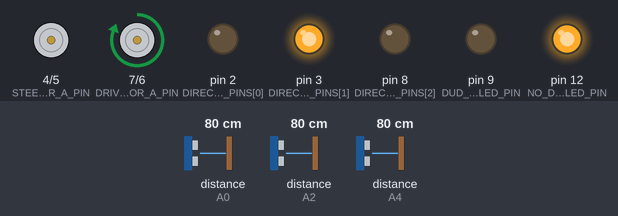
The sketch below on a simulated Arduino Uno, built with avr-gcc and run on an emulated ATmega328P. Shown: motor-driver pin pairs drawn as motors (green arrow = first pin HIGH = forward, orange = second pin HIGH = backward, longer = more drive, scaled by the enable pin), output pins drawn as LEDs (lit = HIGH). Wiring (inferred from the names in the program): 3 × ultrasonic range finder: trigger A1, echo A0 / trigger A3, echo A2 / trigger A5, echo A4. The test bench sets the inputs (shaded band); at power-on: distance to the obstacle (sensors on A0, A2, A4) 80 cm. The echo pulse lasts 58.3 µs per cm; pins used as bus, display or sensor lines are not drawn; what the sketch prints to the serial monitor is not drawn.

Above: at 1.2 s.
1.3 s: distance to the obstacle (sensor on A0) set to 2 cm
At 1.7 s:
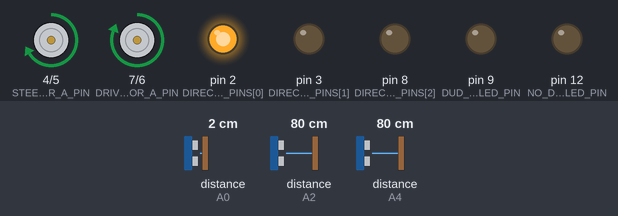
2.8 s: distance to the obstacle (sensor on A2) set to 86 cm
At 4.0 s:
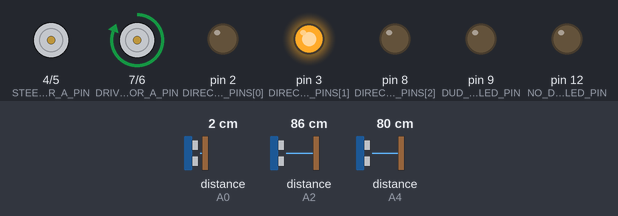
4.3 s: distance to the obstacle (sensor on A0) set to 83 cm
7.3 s: distance to the obstacle (sensor on A0) set to 91 cm
At 8.5 s:
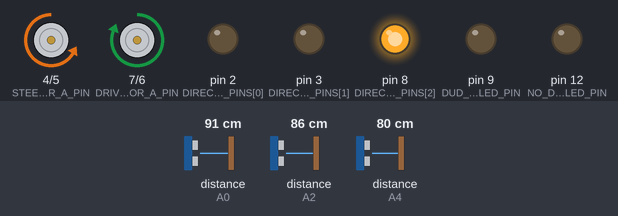
11.8 s: distance to the obstacle (sensor on A0) set to 4 cm
At 13.3 s:
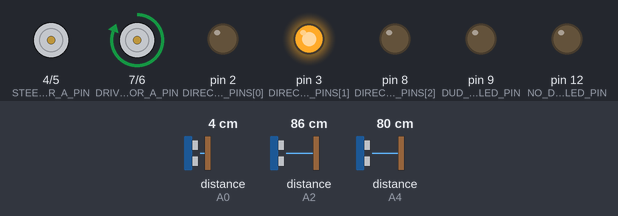
Timing chart, 0 to 14.8 s (numbered marks = the images above; inputs shaded):
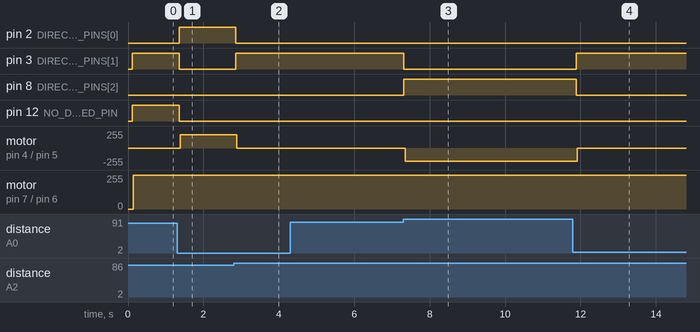

Measured:
- the behaviour switches between 80 and 81 cm on distance to the obstacle (sensor on A2) (found by bisection; images 1 and 2)
- the behaviour switches between 85 and 86 cm on distance to the obstacle (sensor on A0) (found by bisection; images 2 and 3)
- after the input at 1.3 s, pin 2 (DIRECTION_LED_PINS[0]): LOW → HIGH after 0.06 s; pin 3 (DIRECTION_LED_PINS[1]), pin 12 (NO_DIRECTION_LED_PIN): HIGH → LOW after 0.06 s; motor on pin 4 (STEERING_MOTOR_A_PIN) / pin 5 (STEERING_MOTOR_B_PIN): stopped → forward 200/255 after 0.09 s
- after the input at 2.8 s, pin 2 (DIRECTION_LED_PINS[0]): HIGH → LOW after 0.06 s; pin 3 (DIRECTION_LED_PINS[1]): LOW → HIGH after 0.06 s; motor on pin 4 (STEERING_MOTOR_A_PIN) / pin 5 (STEERING_MOTOR_B_PIN): forward 200/255 → stopped after 0.09 s
- after the input at 4.3 s, every drawn part: stays the same
- after the input at 7.3 s, pin 3 (DIRECTION_LED_PINS[1]): HIGH → LOW at once; pin 8 (DIRECTION_LED_PINS[2]): LOW → HIGH at once; motor on pin 4 (STEERING_MOTOR_A_PIN) / pin 5 (STEERING_MOTOR_B_PIN): stopped → backward 200/255 after 0.05 s
- after the input at 11.8 s, pin 3 (DIRECTION_LED_PINS[1]): LOW → HIGH after 0.09 s; pin 8 (DIRECTION_LED_PINS[2]): HIGH → LOW after 0.09 s; motor on pin 4 (STEERING_MOTOR_A_PIN) / pin 5 (STEERING_MOTOR_B_PIN): backward 200/255 → stopped after 0.12 s

The sketch:

Version1.ino
```cpp
/*
 * Integrating the front ultrasonic array with the motor controller.
 */

////Libraries
#include "MotorSystem.h"
#include "Ultrasonic.h"
#include "Functions.h"
#include "CustomDataTypes.h"


////pin definitions
///motor system
#define EN_STEERING_SPEED_PIN 10
#define STEERING_MOTOR_A_PIN 4
#define STEERING_MOTOR_B_PIN 5

#define DRIVING_MOTOR_A_PIN 7
#define DRIVING_MOTOR_B_PIN 6
#define EN_DRIVING_SPEED_PIN 11


///Front ultrasonic array
#define NUM_F_U_SENSORS 3
const uint8_t F_ECHO_PINS[NUM_F_U_SENSORS] = {A4,A2,A0};
const uint8_t F_TRIG_PINS[NUM_F_U_SENSORS] = {A5,A3,A1};
const char F_ID_CHARS[NUM_F_U_SENSORS] = {'L','F','R'};
const uint8_t DIRECTION_LED_PINS[NUM_F_U_SENSORS] = {2,3,8};
const uint8_t DUD_MEASUREMENT_LED_PIN = 9;


////variables and other constants
///general
#define PRINT_RESULTS true


///motor system
#define PWM_SPEED_ENABLED true
#define LR_DIST_TOLERANCE_MM 100
char curr_direction = 'F';
const uint8_t NO_DIRECTION_LED_PIN = 12;


///Front ultrasonic array
#define PULSEIN_TIMEOUT_US 100000//the maximum time the pulseIn(...) function can take to wait for a signal. I think...

//loop update timing stuff
#define TIME_BETWEEN_U_SENSORS_MS 100 //ideally, 60ms between triggering an ultrasonic prevents wave interference
unsigned long U_current_time_ms;
unsigned long U_previous_time_ms;

//Distance Stuff
uint16_t distances_mm[NUM_F_U_SENSORS];
#define MIN_DISTANCE 100


////objects
MotorSystem RC_Car(PRINT_RESULTS);

Ultrasonic F_U_Sensors[NUM_F_U_SENSORS];


void setup() {
  ///motor system
  RC_Car.attach(STEERING_MOTOR_A_PIN, STEERING_MOTOR_B_PIN,  DRIVING_MOTOR_A_PIN, DRIVING_MOTOR_B_PIN);

  if (PWM_SPEED_ENABLED) {
    RC_Car.enablePWM(EN_STEERING_SPEED_PIN, EN_DRIVING_SPEED_PIN);

  } else {
    pinMode(EN_STEERING_SPEED_PIN, OUTPUT);
    pinMode(EN_DRIVING_SPEED_PIN, OUTPUT);
    digitalWrite(EN_STEERING_SPEED_PIN, HIGH); //default to max
    digitalWrite(EN_DRIVING_SPEED_PIN, HIGH); //default to max
  }

  //LED indicators
  for (int i=0; i<NUM_F_U_SENSORS; i++) {
    pinMode(DIRECTION_LED_PINS[i], OUTPUT);
    digitalWrite(DIRECTION_LED_PINS[i], LOW);
  }
  pinMode(DUD_MEASUREMENT_LED_PIN, OUTPUT);
  digitalWrite(DUD_MEASUREMENT_LED_PIN, LOW);

  pinMode(NO_DIRECTION_LED_PIN, OUTPUT);
  digitalWrite(NO_DIRECTION_LED_PIN, LOW);


  ///Front ultrasonic array
  for (int i=0; i<NUM_F_U_SENSORS; i++) {
    F_U_Sensors[i].init(F_ECHO_PINS[i], F_TRIG_PINS[i], F_ID_CHARS[i]);
  }
  U_previous_time_ms = millis();


  ///Miscenialous stuff
  Serial.begin(9600);

}

void determineDirection() {
  bool is_left_right_in_tolerance = withinTolerance(distances_mm[0], distances_mm[2], LR_DIST_TOLERANCE_MM);
  Serial.print("is_left_right_in_tolerance: " + String(is_left_right_in_tolerance));

  if ((distances_mm[1] > distances_mm[0]) && (distances_mm[1] > distances_mm[2])){ //go forward
    curr_direction = 'F';
    digitalWrite(NO_DIRECTION_LED_PIN, LOW);

  } else if (distances_mm[0] > distances_mm[2]) { //more space on the left...
    if (!is_left_right_in_tolerance) { //only change direction if the distances are pretty close to each other
      curr_direction = 'L';
    } else {
      curr_direction = 'F';
    }
    digitalWrite(NO_DIRECTION_LED_PIN, LOW);

  } else if (distances_mm[2] > distances_mm[0]) { //more space on the right...
    if (!is_left_right_in_tolerance) {//only change direction if the distances are pretty close to each other
      curr_direction = 'R';
    } else {
      curr_direction = 'F';
    }
    digitalWrite(NO_DIRECTION_LED_PIN, LOW);

  } else {
    //dunno, flash a light????
    digitalWrite(NO_DIRECTION_LED_PIN, HIGH);
  }
}


void loop() {
  U_current_time_ms = millis();

  if ((U_current_time_ms - U_previous_time_ms) >= TIME_BETWEEN_U_SENSORS_MS) {
    ////INPUTS
    //get distances
    for (int i=0; i<NUM_F_U_SENSORS; i++) {
      distances_mm[i] = F_U_Sensors[i].getDistanceMM(PULSEIN_TIMEOUT_US);
    }


    ////CALCULATIONS
    determineDirection();


    //old quick method: curr_direction = F_ID_CHARS[maxIndex(distances_mm, NUM_F_U_SENSORS)]; //update based on max distance


    ////OUTPUTS
    //turn on the relevant direction LED
    int8_t pin_index = index(curr_direction, F_ID_CHARS, NUM_F_U_SENSORS);
    for (int i=0; i<NUM_F_U_SENSORS; i++) {
      bool state = (i == pin_index);
      digitalWrite(DIRECTION_LED_PINS[i], state); //turns the others LOW
    }


    if (getMin(distances_mm, NUM_F_U_SENSORS) == 0) {
      Serial.print(" dud measurement ");
      digitalWrite(DUD_MEASUREMENT_LED_PIN, HIGH);

      /*
      uint8_t min_index = minIndex(distances_mm, NUM_F_U_SENSORS);

      for (int i=0; i<NUM_F_U_SENSORS; i++) {
        if (i != min_index) {
          digitalWrite(DIRECTION_LED_PINS[i], HIGH); //turn all the indicator LEDs on EXCEPT the one which had the dud measurement
        }
      }
      */

    } else {
      digitalWrite(DUD_MEASUREMENT_LED_PIN, LOW);
    }


    RC_Car.turn(curr_direction, 255);
    RC_Car.drive('F', 200);

    //print results
    Serial.print(strArray(distances_mm, NUM_F_U_SENSORS, false) + " | curr_direction: " + String(curr_direction));

    Serial.print("\n");

    U_previous_time_ms = U_current_time_ms; //boomark
  }

}
```

CustomDataTypes.cpp
```cpp
/*
 *
 */


#include "CustomDataTypes.h"


String strTriple(uint16_triple triple) {
  return (String)("(" + String(triple.x) + "," + String(triple.y) + "," + String(triple.z) + ")");
}
```

CustomDataTypes.h
```cpp
/*
 * Custom datatypes
 */

#ifndef CustomDataTypes_h
#define CustomDataTypes_h

#include "Arduino.h"


/* Structs */

struct uint16_tuple {
   uint16_t x;
   uint16_t y;
};

struct uint16_triple {
   uint16_t x;
   uint16_t y;
   uint16_t z;
};

struct uint16_triple_tuple {
   uint16_tuple tupx;
   uint16_tuple tupy;
   uint16_tuple tupz;
};


/* Function declarations */
String strTriple(uint16_triple triple);


#endif
```

Functions.cpp
```cpp
/*
 * CPP file for functions
 */


#include "Functions.h"


bool withinTolerance(uint16_t a, uint16_t b, uint16_t tolerance) {
  return (abs(a - b) <= tolerance); //https://www.mathsisfun.com/numbers/absolute-value.html=
}


uint16_t getMax(uint16_t *arr, uint8_t arr_len) {
  uint16_t curr_max = arr[0];
  for (uint8_t i=0; i<arr_len; i++) {
    if (arr[i] > curr_max) {
      curr_max = arr[i];
    }
  }
  return curr_max;
}

uint16_t getMin(uint16_t *arr, uint8_t arr_len) {
  uint16_t curr_min = arr[0];
  for (uint8_t i=0; i<arr_len; i++) {
    if (arr[i] < curr_min) {
      curr_min = arr[i];
    }
  }
  return curr_min;
}


int8_t index(char val, char *arr, uint8_t arr_len) { //find index of a char in an array
  for (uint8_t i=0; i<arr_len; i++) {
    if (val == arr[i]) {
      return i;
    }
  }
  return -1; //couldn't find it :(
}

uint8_t maxIndex(uint16_t *arr, uint8_t arr_len) { //finds the index of the largest item in the array
  uint8_t index = 0;
  uint16_t curr_max = arr[index];

  for (uint8_t i=0; i<arr_len; i++) {
    if (arr[i] > curr_max) {
      curr_max = arr[i];
      index = i;
    }
  }
  return index;
}

uint8_t minIndex(uint16_t *arr, uint8_t arr_len) { //finds the index of the smallest item in the array
  uint8_t index = 0;
  uint16_t curr_min = arr[index];

  for (uint8_t i=0; i<arr_len; i++) {
    if (arr[i] < curr_min) {
      curr_min = arr[i];
      index = i;
    }
  }
  return index;
}


String strArray(uint16_t *arr, uint8_t arr_len, bool new_line=true) {
  String str = "[";
  for (uint8_t i=0; i<arr_len; i++) {
    str += String(arr[i]) + ((i<arr_len-1) ? ",":"");
  }
  str += "]";
  str += (new_line) ? "]\n" : "]";
  return str;
}
```

Functions.h
```cpp
/*
 * Simple header file for functions
 */

#ifndef Functions_h
#define Functions_h

#include "Arduino.h"

//function declarations
bool withinTolerance(uint16_t a, uint16_t b, uint16_t tolerance);

uint16_t getMax(uint16_t *arr, uint8_t arr_len);
uint16_t getMin(uint16_t *arr, uint8_t arr_len);

int8_t index(char val, char *arr, uint8_t arr_len);
uint8_t maxIndex(uint16_t *arr, uint8_t arr_len);
uint8_t minIndex(uint16_t *arr, uint8_t arr_len);

String strArray(uint16_t *arr, uint8_t arr_len, bool new_line);

#endif
```

MotorSystem.cpp
```cpp
/*
 *
 */


#include "MotorSystem.h"


MotorSystem::MotorSystem(bool print_results) {
  _PRINT_RESULTS = print_results;
  _PWM_SPEED_ENABLED = false; //default
}


void MotorSystem::attach(uint8_t steering_motor_a, uint8_t steering_motor_b, uint8_t driving_motor_a, uint8_t driving_motor_b) {
  _STEERING_MOTOR_A_PIN = steering_motor_a;
  _STEERING_MOTOR_B_PIN = steering_motor_b;
  _DRIVING_MOTOR_A_PIN = driving_motor_a;
  _DRIVING_MOTOR_B_PIN = driving_motor_b;

  pinMode(_STEERING_MOTOR_A_PIN, OUTPUT);
  pinMode(_STEERING_MOTOR_B_PIN, OUTPUT);
  pinMode(_DRIVING_MOTOR_A_PIN, OUTPUT);
  pinMode(_DRIVING_MOTOR_B_PIN, OUTPUT);
}


void MotorSystem::enablePWM(uint8_t steering_pwm_pin, uint8_t driving_pwm_pin) {
  _PWM_SPEED_ENABLED = true;
  _STEERING_PWM_PIN = steering_pwm_pin;
  _DRIVING_PWM_PIN = driving_pwm_pin;

  pinMode(_STEERING_PWM_PIN, OUTPUT);
  pinMode(_DRIVING_PWM_PIN, OUTPUT);
}

void MotorSystem::_writeSpeed(uint8_t pwm_pin, uint8_t speed_val) {

  if (_PWM_SPEED_ENABLED) {
    if (_PRINT_RESULTS) Serial.print("analog writing!!!");
    analogWrite(pwm_pin, speed_val);
  } else {
    analogWrite(pwm_pin, 255); //default to HIGH
  }
}


//this method handles everything for driving
void MotorSystem::drive(char driving_direction_char, uint8_t speed_val) {
  _writeSpeed(_DRIVING_PWM_PIN, speed_val);
  if (driving_direction_char == 'F') {
    if (_PRINT_RESULTS) Serial.print("...forward...");
    //forward
    digitalWrite(_DRIVING_MOTOR_A_PIN, HIGH);
    digitalWrite(_DRIVING_MOTOR_B_PIN, LOW);

  } else if (driving_direction_char == 'B') {
    if (_PRINT_RESULTS) Serial.print("...backward...");
    //backward
    digitalWrite(_DRIVING_MOTOR_A_PIN, LOW);
    digitalWrite(_DRIVING_MOTOR_B_PIN, HIGH);

  } else {
    if (_PRINT_RESULTS) Serial.print("...stop...");
    //stop - stop powering the drive motor
    digitalWrite(_DRIVING_MOTOR_A_PIN, LOW);
    digitalWrite(_DRIVING_MOTOR_B_PIN, LOW);
  }

  driving_direction = driving_direction_char; //update for future use
}


//this method handles everything for steering
void MotorSystem::turn(char turning_direction_char, uint8_t speed_val) {
  _writeSpeed(_STEERING_PWM_PIN, speed_val);
  if (turning_direction_char == 'L') {
    if (_PRINT_RESULTS) Serial.print("...left...");
    //forward
    digitalWrite(_STEERING_MOTOR_A_PIN, HIGH);
    digitalWrite(_STEERING_MOTOR_B_PIN, LOW);

  } else if (turning_direction_char == 'R') {
    if (_PRINT_RESULTS) Serial.print("...right...");
    //backward
    digitalWrite(_STEERING_MOTOR_A_PIN, LOW);
    digitalWrite(_STEERING_MOTOR_B_PIN, HIGH);

  } else { // 'C'
    if (_PRINT_RESULTS) Serial.print("...centre...");
    //centre - spring system should centre the steering
    digitalWrite(_STEERING_MOTOR_A_PIN, LOW);
    digitalWrite(_STEERING_MOTOR_B_PIN, LOW);
  }

  turning_direction = turning_direction_char; //update for future use
}
```

MotorSystem.h
```cpp
/*
 *
 */

#ifndef MotorSystem_h
#define MotorSystem_h

#include "Arduino.h"

class MotorSystem { //make a class for handling the RC car motors
  private:
    bool _PRINT_RESULTS;

    uint8_t _DRIVING_MOTOR_A_PIN;
    uint8_t _DRIVING_MOTOR_B_PIN;
    uint8_t _STEERING_MOTOR_A_PIN;
    uint8_t _STEERING_MOTOR_B_PIN;

    bool _PWM_SPEED_ENABLED;
    uint8_t _STEERING_PWM_PIN;
    uint8_t _DRIVING_PWM_PIN;


  public:
    char driving_direction;
    char turning_direction;
    MotorSystem(bool print_results);
    void attach(uint8_t steering_motor_a, uint8_t steering_motor_b, uint8_t driving_motor_a, uint8_t driving_motor_b);
    void enablePWM(uint8_t steering_pwm_pin, uint8_t driving_pwm_pin);
    void _writeSpeed(uint8_t pwm_pin, uint8_t speed_val);
    void drive(char driving_direction_char, uint8_t speed_val);
    void turn(char turning_direction_char, uint8_t speed_val);
};

#endif
```

Ultrasonic.cpp
```cpp
/*
 * CPP file for simple Ultrasonic Sensor Class
 */


#include "Ultrasonic.h"

Ultrasonic::Ultrasonic(){
}

void Ultrasonic::init(uint8_t echo_pin, uint8_t trigger_pin, char id_char) {
  _echo = echo_pin;
  _trigger = trigger_pin;
  id_char = id_char;
  pinMode(_echo, INPUT);
  pinMode(_trigger, OUTPUT);
  digitalWrite(_trigger, LOW);
}

void Ultrasonic::sendPulse() {
  //Serial.println(String(id_char) + " sensor is sending pulse");
  digitalWrite(_trigger, HIGH);
  delayMicroseconds(TRIGGER_LENGTH_US);
  digitalWrite(_trigger, LOW);
}

uint16_t Ultrasonic::getDistanceMM(unsigned long timeout_us) {
  sendPulse();
  duration_us = pulseIn(_echo, HIGH, timeout_us); //update
  curr_distance_mm = (SPEED_OF_SOUND_MM_PER_S * duration_us * 1e-6) / 2;
  //Serial.print(String(id_char) + " sensor duration_us: ");
  //Serial.print(duration_us);
  //Serial.println(", distance_mm: " + String(curr_distance_mm));

  return curr_distance_mm;
}

void Ultrasonic::rememberDistance() {
  prev_distance_mm = curr_distance_mm; //bookmark
}
```

Ultrasonic.h
```cpp
/*
 * Header file for simple Ultrasonic Sensor Class
 */

#ifndef Ultrasonic_h
#define Ultrasonic_h

#include "Arduino.h"


#define SPEED_OF_SOUND_MM_PER_S 340000


class Ultrasonic { /////potentially get rid of the timeout_us and replace with #define to save 4bytes
  private:
    uint8_t _echo;
    uint8_t _trigger;
  public:
    char id_char;
    const uint8_t TRIGGER_LENGTH_US = 10;
    //const uint32_t SPEED_OF_SOUND_MM_PER_S = 340000;
    unsigned long duration_us; // so that it is accessable for later
    uint16_t prev_distance_mm;
    uint16_t curr_distance_mm;

    Ultrasonic();
    void init(uint8_t echo_pin, uint8_t trigger_pin, char id_char);
    void sendPulse();
    uint16_t getDistanceMM(unsigned long timeout_us);
    void rememberDistance();
};


#endif
```
